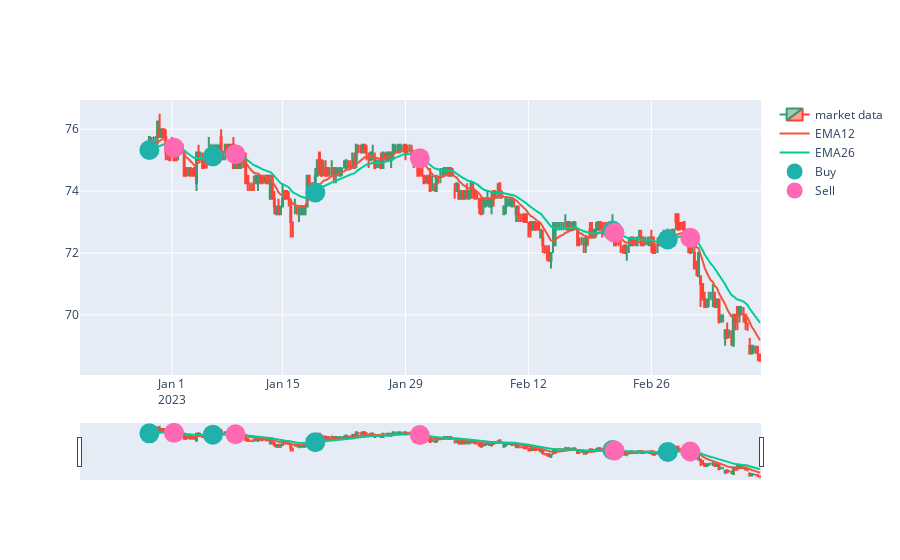

The notebook cell saved with this chart:
### Code cell
from datetime import timedelta
import yfinance as yf
import plotly.graph_objects as go
import plotly.express as px
import numpy as np
import datetime

df = yf.download(tickers='AOT.BK', period='50d', interval='1h')
close = df['Close']
fig = go.Figure()
fig.add_trace(go.Candlestick(x=df.index,
                open=df.Open,
                high=df.High,
                low=df.Low,
                close=df.Close, name = 'market data'))
df['EMA12'] = df['Close'].ewm(span=12, adjust=False, min_periods = 0).mean()
df['EMA26'] = df['Close'].ewm(span=26, adjust=False, min_periods = 0).mean()
# create a new column 'Signal' such that if 20-day EMA is greater   # than 50-day EMA then set Signal as 1 else 0

df['Signal'] = 0.0  
df['Signal'] = np.where(df['EMA12'] > df['EMA26'], 1.0, 0.0)
# create a new column 'Position' which is a day-to-day difference of # the 'Signal' column
df['Position'] = df['Signal'].diff()

fig.add_trace(go.Scatter(name = 'EMA12',x=df.index,y=df['EMA12']))
fig.add_trace(go.Scatter(name = 'EMA26',x=df.index,y=df['EMA26']))
fig.add_trace(go.Scatter(mode="markers",marker=dict(size=20, color="LightSeaGreen"),name = 'Buy',x=df[df['Position'] == 1].index,y=df['EMA12'][df['Position'] == 1]))
fig.add_trace(go.Scatter(mode="markers",marker=dict(size=20, color="hotpink"),name = 'Sell',x=df[df['Position'] == -1].index,y=df['EMA12'][df['Position'] == -1]))
# fig.scatter(close.index[idx20], df['EMA26'][idx20], color='red')
df_resample = df.resample('H').max()
merged_index  = df.index.append(df_resample.index)
timegap = merged_index[~merged_index.duplicated(keep = False)]

fig.update_xaxes( rangebreaks=[ dict(values = timegap, dvalue = 3600000) ])

fig.update_yaxes(fixedrange=False)
fig.show()
print(df[df['Position'] == 1].index[-1])
b = df[df['Position'] == 1].index[-1]
s = df[df['Position'] == -1].index[-1]
n = datetime.datetime.now()
piority = 0
if b > s:
    piority = piority + 1
    print('Golden crossing')
elif b < s:
    piority = piority - 2
    print('Death crossing')
d = datetime.timedelta(days = 20)
p = list(df['Close'][df.index >= (n-d)].values)
for i in range(len(p)-1):
    if p[-1] > p[i]:
        piority = piority + 1
print(piority)
print(abs(piority)/(len(p)+1))

### Figure 1 — Plotly figure (JSON) as saved in the notebook; plotly's stock layout.template omitted (floating-point values rounded to 4 significant figures; data arrays with more than 128 entries replaced by an {"elided": "..."} marker saying what was removed)
{"data": [{"close": {"elided": "300 float values"}, "high": {"elided": "300 float values"}, "low": {"elided": "300 float values"}, "name": "market data", "open": {"elided": "300 float values"}, "type": "candlestick", "x": {"elided": "300 str values"}}, {"name": "EMA12", "type": "scatter", "x": {"elided": "300 str values"}, "y": {"elided": "300 float values"}}, {"name": "EMA26", "type": "scatter", "x": {"elided": "300 str values"}, "y": {"elided": "300 float values"}}, {"marker": {"color": "LightSeaGreen", "size": 20}, "mode": "markers", "name": "Buy", "type": "scatter", "x": ["2022-12-29T11:00:00", "2023-01-06T12:00:00", "2023-01-18T15:00:00", "2023-02-21T16:00:00", "2023-02-28T12:00:00"], "y": [75.33, 75.12, 73.96, 72.73, 72.44]}, {"marker": {"color": "hotpink", "size": 20}, "mode": "markers", "name": "Sell", "type": "scatter", "x": ["2023-01-03T11:00:00", "2023-01-10T11:00:00", "2023-01-31T11:00:00", "2023-02-22T10:00:00", "2023-03-02T11:00:00"], "y": [75.4, 75.19, 75.06, 72.65, 72.49]}], "layout": {"xaxis": {"rangebreaks": [{"dvalue": 3600000, "values": {"elided": "1411 str values"}}]}, "yaxis": {"fixedrange": false}}}
